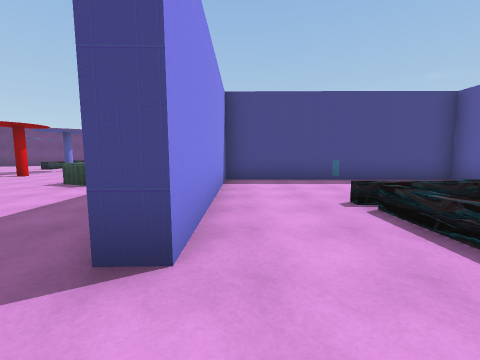
[1] (above)

24 first-person views from a walk through a Unity game level. The camera is 1.5 m above the floor, tilts 6° down and sees 90° across. The floor is counted in squares, 2 m on a side. Each view is taken from the middle of a square. On the plan, view 1 faces up. The plan holds only what a view shows up to about 9 squares ahead; the rest is blank. Some surface patterns are stand-ins.

[2]
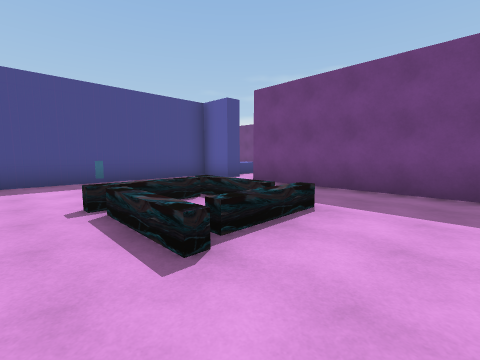

[3]
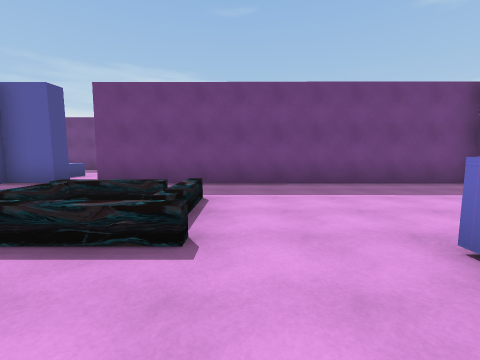

[4]
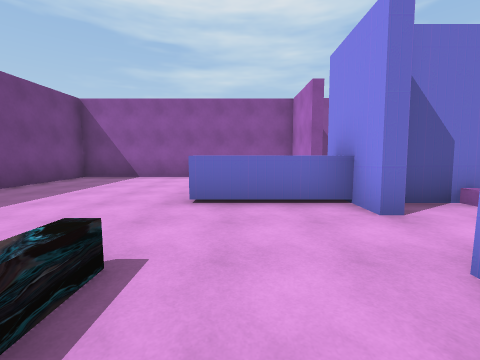

[5]
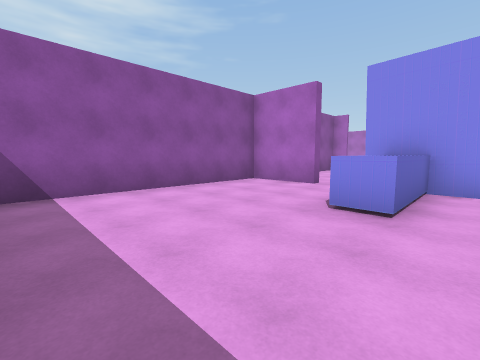

[6]
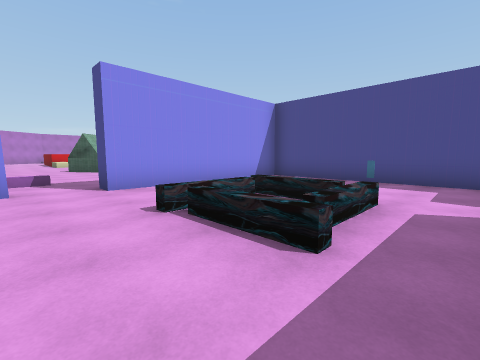

[7]
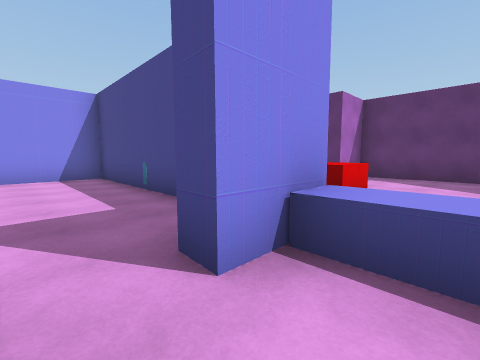

[8]
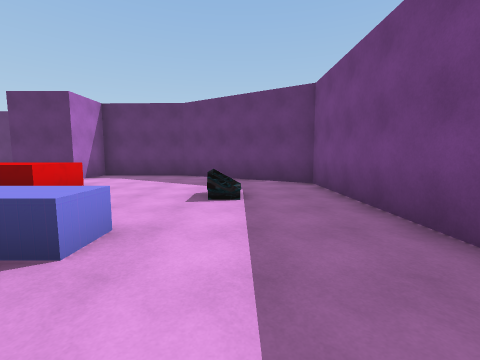

[9]
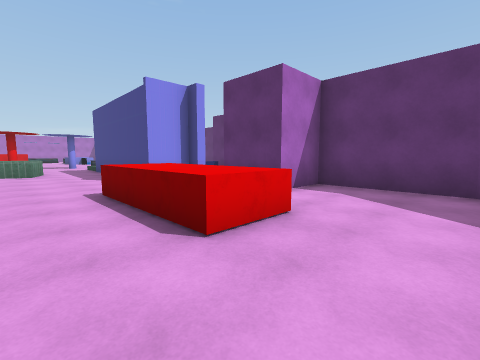

[10]
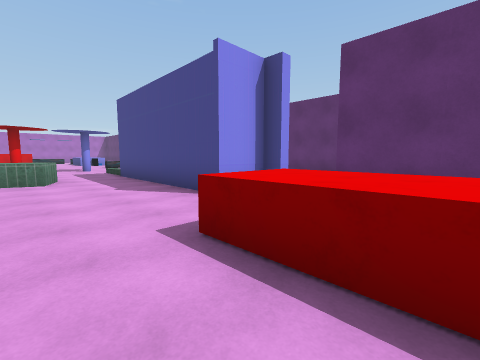

[11]
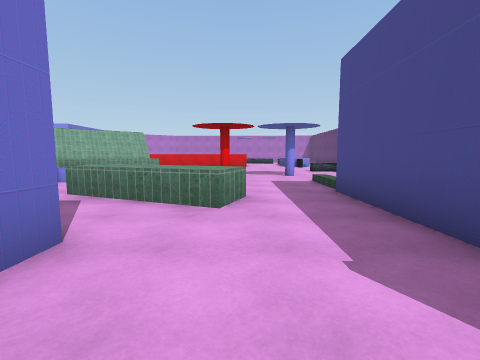

[12]
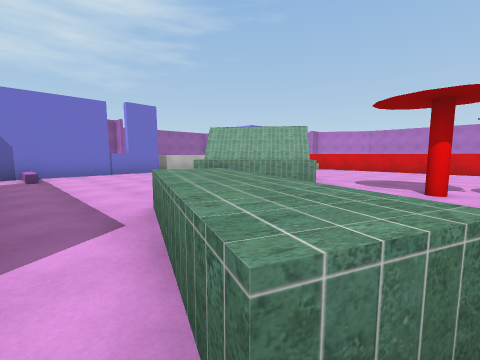

[13]
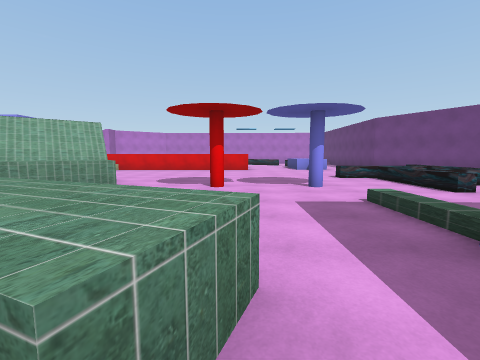

[14]
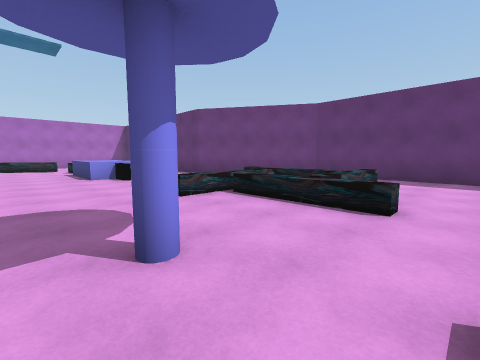

[15]
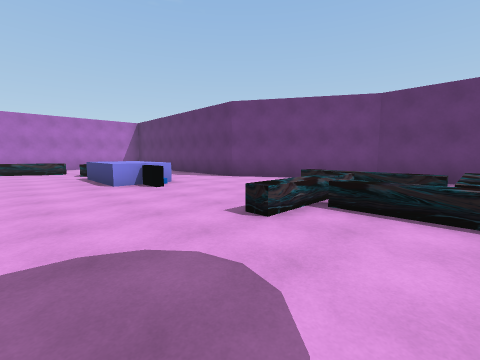

[16]
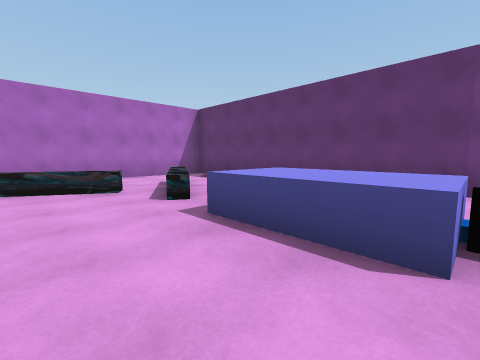

[17]
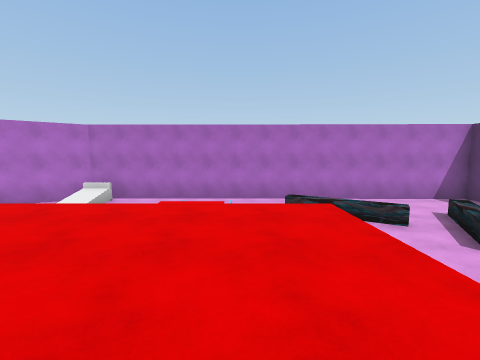

[18]
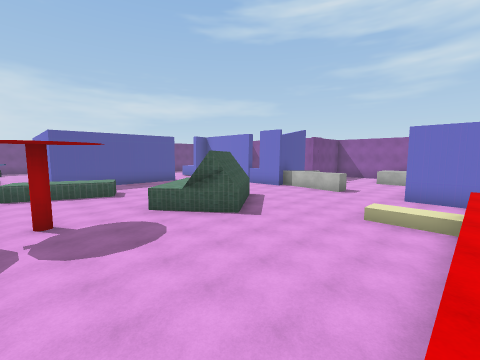

[19]
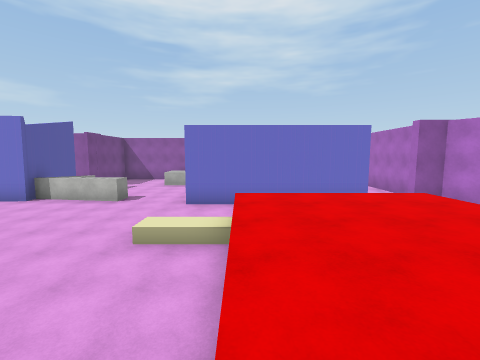

[20]
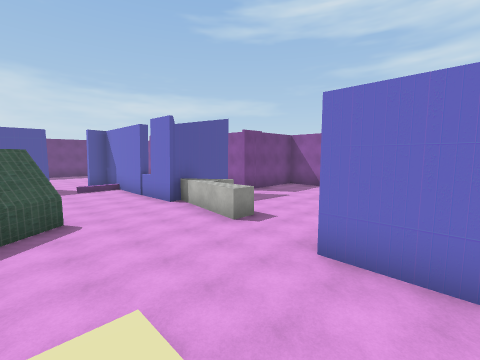

[21]
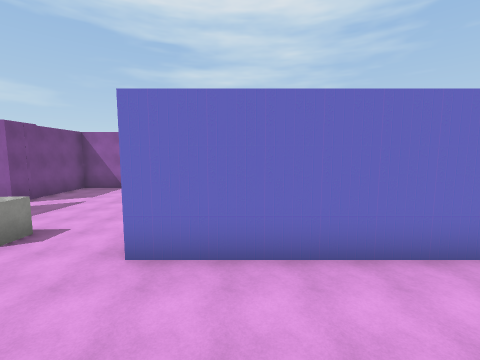

[22]
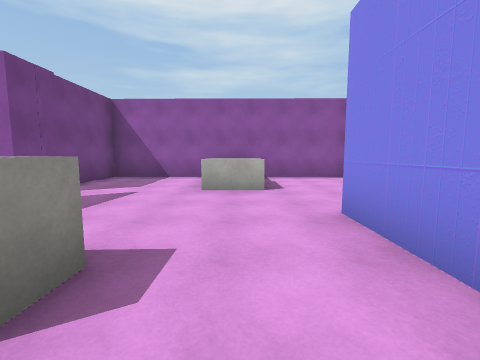

[23]
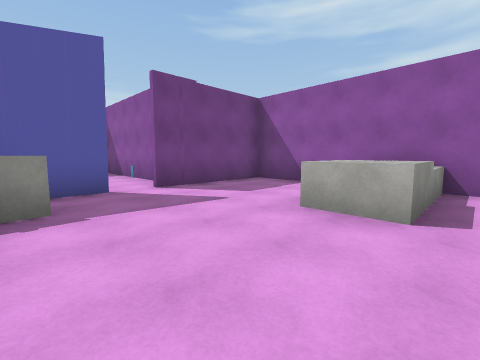

[24]
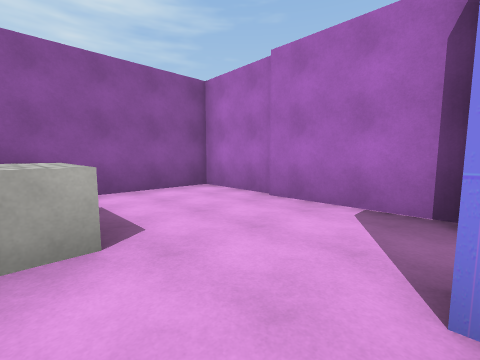

### Floor plan
Key: @ floor where view 1 was taken; # wall or solid block; x gap in a wall; . main floor; : floor 1.5 m higher than the main floor; / step, stairs or slope; = window, fence, low wall or low ledge; ^ raised ledge.
Columns run from 23 left of view 1 to 12 right of it. Each row starts with its distance up from view 1.
 19              #####
 18            ##  ..#
 17          ###   ...
 16 ##########..^.^^..     ###
 15 #..    ..... ^.^..
 14 #....   .... ^^^..          #####
 13 #..=^. ^^^...^^...          #...###
 12 #....^.^^^.........     ## ##.....##
 11 #  ^...........#...######..........#
 10 #  ^.......................^^^.../.#
  9 #.   .:::/..........^............/.#
  8 #.   .:::/.....#....^..............#
  7 #.   /:::/.........^^.#########^...#
  6 #.   /:::/.....^...^..#.......#....
  5 #.   /:::/....##^.....#......... .
  4 #..  .:::/....##^^....#...^...#
  3 ##/  .:::/^....##.....#..^.^..#
  2  #   .................#..^^^..#
  1  #    ........................#
  0   #   ................#@......#
 -1   ## ######..^^^#######^^.....#
 -2   #       #....^#      .......#
 -3         #x#.....#    .........#
 -4         #.............#.......#
 -5         #...^...#....##...#####
 -6         #...^...###########
 -7         #...^....#
 -8         ##########

Positions as (right, up) in squares from view 1, and headings:
1: (0, 0), facing up
2: (1, 0), facing up-right
3: (0, 1), facing right
4: (1, 3), facing down
5: (5, 0), facing down-left
6: (5, 0), facing up-left
7: (8, 5), facing up-left
8: (10, 5), facing up
9: (8, 8), facing up-left
10: (5, 8), facing up-left
11: (1, 9), facing left
12: (-2, 9), facing down-left
13: (-2, 9), facing left
14: (-6, 10), facing up-left
15: (-8, 10), facing up-left
16: (-14, 10), facing up-left
17: (-14, 8), facing left
18: (-14, 9), facing down-right
19: (-14, 7), facing down
20: (-14, 3), facing down-right
21: (-14, 3), facing down
22: (-11, 0), facing down
23: (-12, -2), facing down-right
24: (-11, -3), facing down-left
